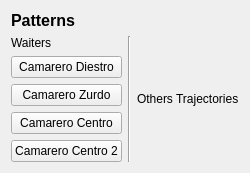
           <widget class="QWidget" name="Pagina_Patterns">
            <attribute name="title">
             <string>Trajectories</string>
            </attribute>
            <layout class="QGridLayout" name="gridLayout_3">
             <item row="0" column="0">
              <layout class="QVBoxLayout" name="patterns_Layout1">
               <item>
                <widget class="QLabel" name="label18">
                 <property name="font">
                  <font>
                   <pointsize>12</pointsize>
                   <weight>75</weight>
                   <bold>true</bold>
                  </font>
                 </property>
                 <property name="text">
                  <string>Patterns</string>
                 </property>
                </widget>
               </item>
               <item>
                <layout class="QHBoxLayout" name="patterns_Layout2">
                 <item>
                  <layout class="QVBoxLayout" name="patterns_Layout3">
                   <item>
                    <widget class="QLabel" name="label16">
                     <property name="text">
                      <string>Waiters</string>
                     </property>
                    </widget>
                   </item>
                   <item>
                    <widget class="QPushButton" name="camareroDiestroButton">
                     <property name="text">
                      <string>Camarero Diestro</string>
                     </property>
                    </widget>
                   </item>
                   <item>
                    <widget class="QPushButton" name="camareroZurdoButton">
                     <property name="text">
                      <string>Camarero Zurdo</string>
                     </property>
                    </widget>
                   </item>
                   <item>
                    <widget class="QPushButton" name="camareroCentroButton">
                     <property name="text">
                      <string>Camarero Centro</string>
                     </property>
                    </widget>
                   </item>
                   <item>
                    <widget class="QPushButton" name="camareroCentro2Button">
                     <property name="text">
                      <string>Camarero Centro 2</string>
                     </property>
                    </widget>
                   </item>
                  </layout>
                 </item>
                 <item>
                  <widget class="Line" name="line3">
                   <property name="orientation">
                    <enum>Qt::Vertical</enum>
                   </property>
                  </widget>
                 </item>
                 <item>
                  <layout class="QVBoxLayout" name="patterns_Layout4">
                   <item>
                    <widget class="QLabel" name="label17">
                     <property name="text">
                      <string>Others Trajectories</string>
                     </property>
                    </widget>
                   </item>
                  </layout>
                 </item>
                </layout>
               </item>
              </layout>
             </item>
            </layout>
           </widget>
